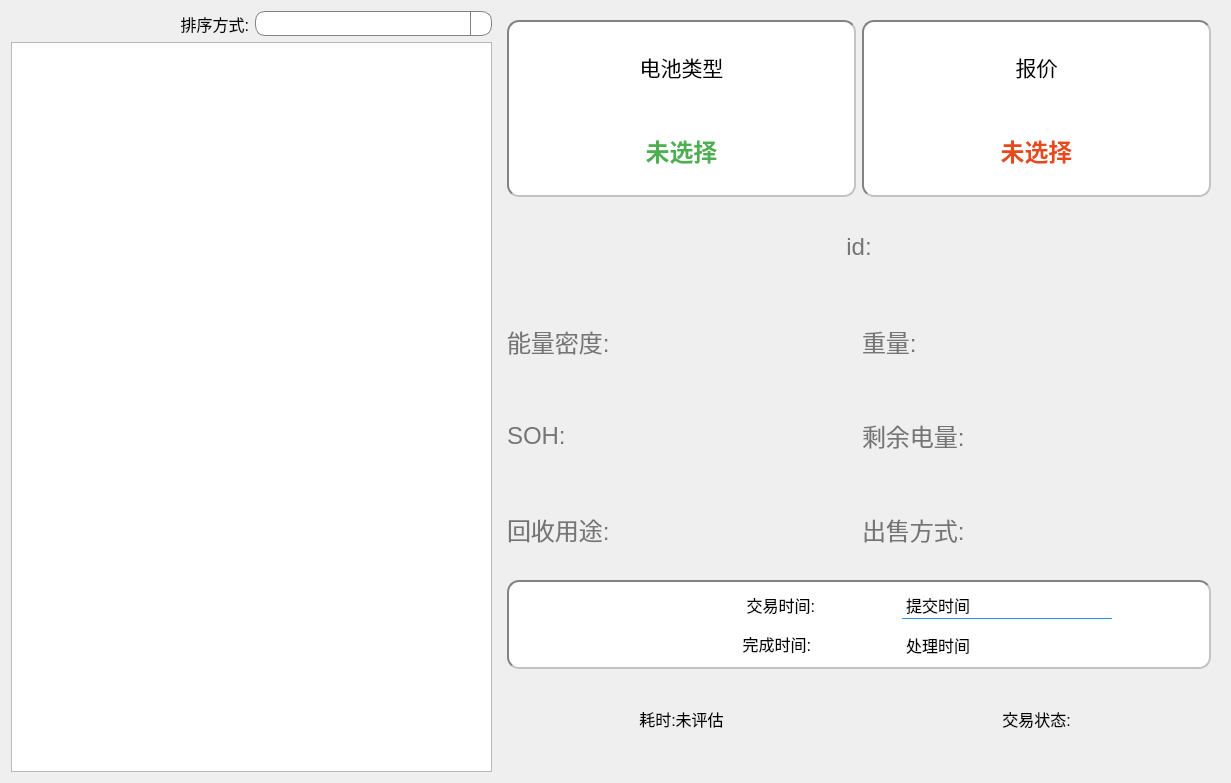
<?xml version="1.0" encoding="UTF-8"?>
<ui version="4.0">
 <class>transactionHistoryDialog</class>
 <widget class="QDialog" name="transactionHistoryDialog">
  <property name="geometry">
   <rect>
    <x>0</x>
    <y>0</y>
    <width>1231</width>
    <height>783</height>
   </rect>
  </property>
  <property name="windowTitle">
   <string>订单历史</string>
  </property>
  <layout class="QHBoxLayout" name="horizontalLayout" stretch="2,3">
   <item>
    <layout class="QGridLayout" name="gridLayout">
     <item row="1" column="0">
      <widget class="QLabel" name="label">
       <property name="font">
        <font>
         <pointsize>12</pointsize>
        </font>
       </property>
       <property name="layoutDirection">
        <enum>Qt::LeftToRight</enum>
       </property>
       <property name="text">
        <string>排序方式:</string>
       </property>
       <property name="alignment">
        <set>Qt::AlignRight|Qt::AlignTrailing|Qt::AlignVCenter</set>
       </property>
      </widget>
     </item>
     <item row="1" column="1">
      <widget class="QComboBox" name="sort_box">
       <property name="font">
        <font>
         <pointsize>12</pointsize>
        </font>
       </property>
       <property name="styleSheet">
        <string notr="true">QComboBox {
    border: 1px solid #828282;
    border-radius: 10px;      /* 圆角半径 */
    padding: 1px 18px 1px 3px; /* 为右侧按钮留出空间 */
    background: white;
}

/* 2. 设置右侧的下拉按钮 */
QComboBox::drop-down {
    subcontrol-origin: padding;
    subcontrol-position: top right;
    width: 20px;

    border-left-width: 1px;
    border-left-color: #828282;
    border-left-style: solid; 
    
    /* 关键：必须设置右上和右下圆角，与主体保持一致 */
    border-top-right-radius: 10px;
    border-bottom-right-radius: 10px;
}
QComboBox::down-arrow {
    image: url(:/icons/res/downarrow.ico); 
	width: 12px;          
    height: 12px;
}</string>
       </property>
      </widget>
     </item>
     <item row="2" column="0" colspan="2">
      <widget class="QListWidget" name="transactionList">
       <property name="styleSheet">
        <string notr="true">QListWidget {
           outline: none;
        }

       QListWidget::item {
           color: #333;
            padding: 10px;
        }</string>
       </property>
      </widget>
     </item>
    </layout>
   </item>
   <item>
    <widget class="QWidget" name="widget" native="true">
     <property name="minimumSize">
      <size>
       <width>0</width>
       <height>0</height>
      </size>
     </property>
     <property name="maximumSize">
      <size>
       <width>99999</width>
       <height>99999</height>
      </size>
     </property>
     <layout class="QGridLayout" name="gridLayout_2" rowstretch="2,1,1,1,1,1,1" columnstretch="1,1">
      <item row="4" column="0">
       <widget class="QLabel" name="usage_label">
        <property name="sizePolicy">
         <sizepolicy hsizetype="Preferred" vsizetype="Preferred">
          <horstretch>0</horstretch>
          <verstretch>0</verstretch>
         </sizepolicy>
        </property>
        <property name="font">
         <font>
          <pointsize>-1</pointsize>
         </font>
        </property>
        <property name="styleSheet">
         <string notr="true">QLabel{
    color: #757575;
    font-size: 24px;
}</string>
        </property>
        <property name="text">
         <string>&lt;html&gt;&lt;head/&gt;&lt;body&gt;&lt;p&gt;&lt;img src=&quot;:/images/res/recycle.ico&quot; width=&quot;18&quot; height=&quot;18&quot;/&gt; 回收用途:&lt;/p&gt;&lt;/body&gt;&lt;/html&gt;</string>
        </property>
        <property name="alignment">
         <set>Qt::AlignLeading|Qt::AlignLeft|Qt::AlignVCenter</set>
        </property>
       </widget>
      </item>
      <item row="5" column="0" colspan="2">
       <widget class="QFrame" name="frame_3">
        <property name="sizePolicy">
         <sizepolicy hsizetype="Preferred" vsizetype="Preferred">
          <horstretch>0</horstretch>
          <verstretch>0</verstretch>
         </sizepolicy>
        </property>
        <property name="styleSheet">
         <string notr="true">.QFrame {
    background-color: white;
    border-radius: 12px;
    border: 1px solid #E0E0E0;
 border: 2px inset #828282;
}</string>
        </property>
        <property name="frameShape">
         <enum>QFrame::Box</enum>
        </property>
        <property name="frameShadow">
         <enum>QFrame::Sunken</enum>
        </property>
        <property name="lineWidth">
         <number>2</number>
        </property>
        <layout class="QVBoxLayout" name="verticalLayout_3">
         <property name="spacing">
          <number>12</number>
         </property>
         <item>
          <layout class="QHBoxLayout" name="horizontalLayout_2">
           <property name="spacing">
            <number>0</number>
           </property>
           <item>
            <widget class="QLabel" name="label_2">
             <property name="font">
              <font>
               <pointsize>12</pointsize>
              </font>
             </property>
             <property name="styleSheet">
              <string notr="true">QLabel {
	max-width: 210px;
}</string>
             </property>
             <property name="text">
              <string>&lt;html&gt;&lt;head/&gt;&lt;body&gt;&lt;p&gt;&lt;img src=&quot;:/images/res/time.ico&quot; width=&quot;14&quot; height=&quot;14&quot;/&gt; 交易时间:&lt;/p&gt;&lt;/body&gt;&lt;/html&gt;</string>
             </property>
             <property name="alignment">
              <set>Qt::AlignRight|Qt::AlignTrailing|Qt::AlignVCenter</set>
             </property>
            </widget>
           </item>
           <item>
            <widget class="QLabel" name="submittedTime_label">
             <property name="font">
              <font>
               <pointsize>12</pointsize>
              </font>
             </property>
             <property name="styleSheet">
              <string notr="true">QLabel {
	border: none;
    border-bottom: 1px solid #2196F3;
	max-width: 210px;
}</string>
             </property>
             <property name="text">
              <string>提交时间</string>
             </property>
            </widget>
           </item>
          </layout>
         </item>
         <item>
          <layout class="QHBoxLayout" name="horizontalLayout_3">
           <item>
            <widget class="QLabel" name="label_3">
             <property name="font">
              <font>
               <pointsize>12</pointsize>
              </font>
             </property>
             <property name="styleSheet">
              <string notr="true">QLabel {
	max-width: 210px;
}</string>
             </property>
             <property name="text">
              <string>&lt;html&gt;&lt;head/&gt;&lt;body&gt;&lt;p&gt;&lt;img src=&quot;:/images/res/time.ico&quot; width=&quot;14&quot; height=&quot;14&quot;/&gt; 完成时间:&lt;/p&gt;&lt;/body&gt;&lt;/html&gt;</string>
             </property>
             <property name="alignment">
              <set>Qt::AlignRight|Qt::AlignTrailing|Qt::AlignVCenter</set>
             </property>
            </widget>
           </item>
           <item>
            <widget class="QLabel" name="resultTime_label">
             <property name="font">
              <font>
               <pointsize>12</pointsize>
              </font>
             </property>
             <property name="styleSheet">
              <string notr="true">max-width: 210px;</string>
             </property>
             <property name="text">
              <string>处理时间</string>
             </property>
            </widget>
           </item>
          </layout>
         </item>
        </layout>
       </widget>
      </item>
      <item row="6" column="0">
       <widget class="QLabel" name="duration_label">
        <property name="sizePolicy">
         <sizepolicy hsizetype="Preferred" vsizetype="Preferred">
          <horstretch>0</horstretch>
          <verstretch>0</verstretch>
         </sizepolicy>
        </property>
        <property name="font">
         <font>
          <pointsize>12</pointsize>
         </font>
        </property>
        <property name="text">
         <string>&lt;html&gt;&lt;head/&gt;&lt;body&gt;&lt;p&gt;&lt;img src=&quot;:/images/res/duration.ico&quot; width=&quot;14&quot; height=&quot;14&quot;/&gt; 耗时:未评估&lt;/p&gt;&lt;/body&gt;&lt;/html&gt;</string>
        </property>
        <property name="alignment">
         <set>Qt::AlignCenter</set>
        </property>
       </widget>
      </item>
      <item row="1" column="0" colspan="2">
       <widget class="QLabel" name="id_label">
        <property name="sizePolicy">
         <sizepolicy hsizetype="Preferred" vsizetype="Preferred">
          <horstretch>0</horstretch>
          <verstretch>0</verstretch>
         </sizepolicy>
        </property>
        <property name="font">
         <font>
          <pointsize>-1</pointsize>
         </font>
        </property>
        <property name="styleSheet">
         <string notr="true">QLabel{
    color: #757575;
    font-size: 24px;
}</string>
        </property>
        <property name="text">
         <string>&lt;html&gt;&lt;head/&gt;&lt;body&gt;&lt;p&gt;&lt;img src=&quot;:/images/res/id.ico&quot; width=&quot;18&quot; height=&quot;18&quot;/&gt; id:&lt;/p&gt;&lt;/body&gt;&lt;/html&gt;</string>
        </property>
        <property name="alignment">
         <set>Qt::AlignCenter</set>
        </property>
       </widget>
      </item>
      <item row="0" column="1">
       <widget class="QFrame" name="frame_2">
        <property name="sizePolicy">
         <sizepolicy hsizetype="Preferred" vsizetype="Preferred">
          <horstretch>0</horstretch>
          <verstretch>0</verstretch>
         </sizepolicy>
        </property>
        <property name="styleSheet">
         <string notr="true">
.QFrame {
    background-color: white;
    border-radius: 12px;
    border: 1px solid #E0E0E0;
 border: 2px inset #828282;
}</string>
        </property>
        <property name="frameShape">
         <enum>QFrame::Box</enum>
        </property>
        <property name="frameShadow">
         <enum>QFrame::Sunken</enum>
        </property>
        <property name="lineWidth">
         <number>2</number>
        </property>
        <layout class="QVBoxLayout" name="verticalLayout_2">
         <property name="spacing">
          <number>12</number>
         </property>
         <item>
          <widget class="QLabel" name="label_5">
           <property name="sizePolicy">
            <sizepolicy hsizetype="Preferred" vsizetype="Preferred">
             <horstretch>0</horstretch>
             <verstretch>0</verstretch>
            </sizepolicy>
           </property>
           <property name="font">
            <font>
             <pointsize>16</pointsize>
            </font>
           </property>
           <property name="text">
            <string>&lt;html&gt;&lt;head/&gt;&lt;body&gt;&lt;p&gt;&lt;img src=&quot;:/images/res/money.ico&quot; width=&quot;18&quot; height=&quot;18&quot;/&gt; 报价&lt;/p&gt;&lt;/body&gt;&lt;/html&gt;</string>
           </property>
           <property name="alignment">
            <set>Qt::AlignCenter</set>
           </property>
          </widget>
         </item>
         <item>
          <widget class="QLabel" name="price_label">
           <property name="sizePolicy">
            <sizepolicy hsizetype="Preferred" vsizetype="Preferred">
             <horstretch>0</horstretch>
             <verstretch>0</verstretch>
            </sizepolicy>
           </property>
           <property name="font">
            <font>
             <pointsize>-1</pointsize>
             <weight>75</weight>
             <bold>true</bold>
            </font>
           </property>
           <property name="styleSheet">
            <string notr="true">QLabel {
    font-size: 24px;
    font-weight: bold;
    color: #E64A19; /* 醒目的橙红色 */
}</string>
           </property>
           <property name="text">
            <string>未选择</string>
           </property>
           <property name="alignment">
            <set>Qt::AlignCenter</set>
           </property>
          </widget>
         </item>
        </layout>
       </widget>
      </item>
      <item row="6" column="1">
       <widget class="QLabel" name="transactionStatus_label">
        <property name="sizePolicy">
         <sizepolicy hsizetype="Preferred" vsizetype="Preferred">
          <horstretch>0</horstretch>
          <verstretch>0</verstretch>
         </sizepolicy>
        </property>
        <property name="font">
         <font>
          <pointsize>12</pointsize>
         </font>
        </property>
        <property name="styleSheet">
         <string notr="true"/>
        </property>
        <property name="text">
         <string>&lt;html&gt;&lt;head/&gt;&lt;body&gt;&lt;p&gt;&lt;img src=&quot;:/images/res/status.ico&quot; width=&quot;18&quot; height=&quot;18&quot;/&gt; 交易状态:&lt;/p&gt;&lt;/body&gt;&lt;/html&gt;</string>
        </property>
        <property name="alignment">
         <set>Qt::AlignCenter</set>
        </property>
       </widget>
      </item>
      <item row="2" column="0">
       <widget class="QLabel" name="energyDensity_label">
        <property name="sizePolicy">
         <sizepolicy hsizetype="Preferred" vsizetype="Preferred">
          <horstretch>0</horstretch>
          <verstretch>0</verstretch>
         </sizepolicy>
        </property>
        <property name="font">
         <font>
          <pointsize>-1</pointsize>
         </font>
        </property>
        <property name="styleSheet">
         <string notr="true">QLabel{
    color: #757575;
    font-size: 24px;
}</string>
        </property>
        <property name="text">
         <string>&lt;html&gt;&lt;head/&gt;&lt;body&gt;
&lt;p&gt;
&lt;img src=&quot;:/images/res/energyDensity.ico&quot; width=&quot;18&quot; height=&quot;18&quot;  /&gt; 
&lt;span style=&quot;vertical-align: middle;&quot;&gt;能量密度:&lt;/span&gt;
&lt;/p&gt;
&lt;/body&gt;&lt;/html&gt;</string>
        </property>
        <property name="alignment">
         <set>Qt::AlignLeading|Qt::AlignLeft|Qt::AlignVCenter</set>
        </property>
       </widget>
      </item>
      <item row="0" column="0">
       <widget class="QFrame" name="frame">
        <property name="sizePolicy">
         <sizepolicy hsizetype="Preferred" vsizetype="Preferred">
          <horstretch>0</horstretch>
          <verstretch>0</verstretch>
         </sizepolicy>
        </property>
        <property name="font">
         <font>
          <pointsize>9</pointsize>
         </font>
        </property>
        <property name="styleSheet">
         <string notr="true">.QFrame {
    background-color: white;
    border-radius: 12px;
    border: 1px solid #E0E0E0;
 border: 2px inset #828282;
}</string>
        </property>
        <property name="frameShape">
         <enum>QFrame::NoFrame</enum>
        </property>
        <property name="frameShadow">
         <enum>QFrame::Sunken</enum>
        </property>
        <property name="lineWidth">
         <number>2</number>
        </property>
        <layout class="QVBoxLayout" name="verticalLayout">
         <property name="spacing">
          <number>12</number>
         </property>
         <item>
          <widget class="QLabel" name="label_4">
           <property name="sizePolicy">
            <sizepolicy hsizetype="Preferred" vsizetype="Preferred">
             <horstretch>0</horstretch>
             <verstretch>0</verstretch>
            </sizepolicy>
           </property>
           <property name="font">
            <font>
             <pointsize>16</pointsize>
            </font>
           </property>
           <property name="text">
            <string>&lt;html&gt;&lt;head/&gt;&lt;body&gt;&lt;p&gt;&lt;img src=&quot;:/images/res/batteryType.ico&quot; width=&quot;18&quot; height=&quot;18&quot;/&gt; 电池类型&lt;/p&gt;&lt;/body&gt;&lt;/html&gt;</string>
           </property>
           <property name="alignment">
            <set>Qt::AlignCenter</set>
           </property>
          </widget>
         </item>
         <item>
          <widget class="QLabel" name="type_label">
           <property name="sizePolicy">
            <sizepolicy hsizetype="Preferred" vsizetype="Preferred">
             <horstretch>0</horstretch>
             <verstretch>0</verstretch>
            </sizepolicy>
           </property>
           <property name="font">
            <font>
             <pointsize>-1</pointsize>
             <weight>75</weight>
             <bold>true</bold>
            </font>
           </property>
           <property name="styleSheet">
            <string notr="true">QLabel {
    font-size: 24px;
    font-weight: bold;
    color: #4CAF50;
}</string>
           </property>
           <property name="text">
            <string>未选择</string>
           </property>
           <property name="alignment">
            <set>Qt::AlignCenter</set>
           </property>
          </widget>
         </item>
        </layout>
       </widget>
      </item>
      <item row="4" column="1">
       <widget class="QLabel" name="sellingWay_label">
        <property name="sizePolicy">
         <sizepolicy hsizetype="Preferred" vsizetype="Preferred">
          <horstretch>0</horstretch>
          <verstretch>0</verstretch>
         </sizepolicy>
        </property>
        <property name="font">
         <font>
          <pointsize>-1</pointsize>
         </font>
        </property>
        <property name="styleSheet">
         <string notr="true">QLabel{
    color: #757575;
    font-size: 24px;
}</string>
        </property>
        <property name="text">
         <string>&lt;html&gt;&lt;head/&gt;&lt;body&gt;&lt;p&gt;&lt;img src=&quot;:/images/res/package.ico&quot; width=&quot;18&quot; height=&quot;18&quot;/&gt; 出售方式:&lt;/p&gt;&lt;/body&gt;&lt;/html&gt;</string>
        </property>
        <property name="alignment">
         <set>Qt::AlignLeading|Qt::AlignLeft|Qt::AlignVCenter</set>
        </property>
       </widget>
      </item>
      <item row="2" column="1">
       <widget class="QLabel" name="weight_label">
        <property name="sizePolicy">
         <sizepolicy hsizetype="Preferred" vsizetype="Preferred">
          <horstretch>0</horstretch>
          <verstretch>0</verstretch>
         </sizepolicy>
        </property>
        <property name="font">
         <font>
          <pointsize>-1</pointsize>
         </font>
        </property>
        <property name="styleSheet">
         <string notr="true">QLabel{
    color: #757575;
    font-size: 24px;
}</string>
        </property>
        <property name="text">
         <string>&lt;html&gt;&lt;head/&gt;&lt;body&gt;&lt;p&gt;&lt;img src=&quot;:/images/res/weight.ico&quot; width=&quot;18&quot; height=&quot;18&quot;/&gt; 重量:&lt;/p&gt;&lt;/body&gt;&lt;/html&gt;</string>
        </property>
        <property name="alignment">
         <set>Qt::AlignLeading|Qt::AlignLeft|Qt::AlignVCenter</set>
        </property>
       </widget>
      </item>
      <item row="3" column="1">
       <widget class="QLabel" name="leagcyElectricity_label">
        <property name="sizePolicy">
         <sizepolicy hsizetype="Preferred" vsizetype="Preferred">
          <horstretch>0</horstretch>
          <verstretch>0</verstretch>
         </sizepolicy>
        </property>
        <property name="font">
         <font>
          <pointsize>-1</pointsize>
         </font>
        </property>
        <property name="styleSheet">
         <string notr="true">QLabel{
    color: #757575;
    font-size: 24px;
}</string>
        </property>
        <property name="text">
         <string>&lt;html&gt;&lt;head/&gt;&lt;body&gt;&lt;p&gt;&lt;img src=&quot;:/images/res/leagcyElectricity.ico&quot; width=&quot;18&quot; height=&quot;18&quot;/&gt; 剩余电量:&lt;/p&gt;&lt;/body&gt;&lt;/html&gt;</string>
        </property>
        <property name="alignment">
         <set>Qt::AlignLeading|Qt::AlignLeft|Qt::AlignVCenter</set>
        </property>
       </widget>
      </item>
      <item row="3" column="0">
       <widget class="QLabel" name="SOH_label">
        <property name="sizePolicy">
         <sizepolicy hsizetype="Preferred" vsizetype="Preferred">
          <horstretch>0</horstretch>
          <verstretch>0</verstretch>
         </sizepolicy>
        </property>
        <property name="font">
         <font>
          <pointsize>-1</pointsize>
         </font>
        </property>
        <property name="styleSheet">
         <string notr="true">QLabel{
    color: #757575;
    font-size: 24px;
}</string>
        </property>
        <property name="text">
         <string>&lt;html&gt;&lt;head/&gt;&lt;body&gt;&lt;p&gt;&lt;img src=&quot;:/images/res/SOH.ico&quot; width=&quot;18&quot; height=&quot;18&quot;/&gt; SOH:&lt;/p&gt;&lt;/body&gt;&lt;/html&gt;</string>
        </property>
        <property name="alignment">
         <set>Qt::AlignLeading|Qt::AlignLeft|Qt::AlignVCenter</set>
        </property>
       </widget>
      </item>
     </layout>
    </widget>
   </item>
  </layout>
 </widget>
 <resources/>
 <connections/>
</ui>
